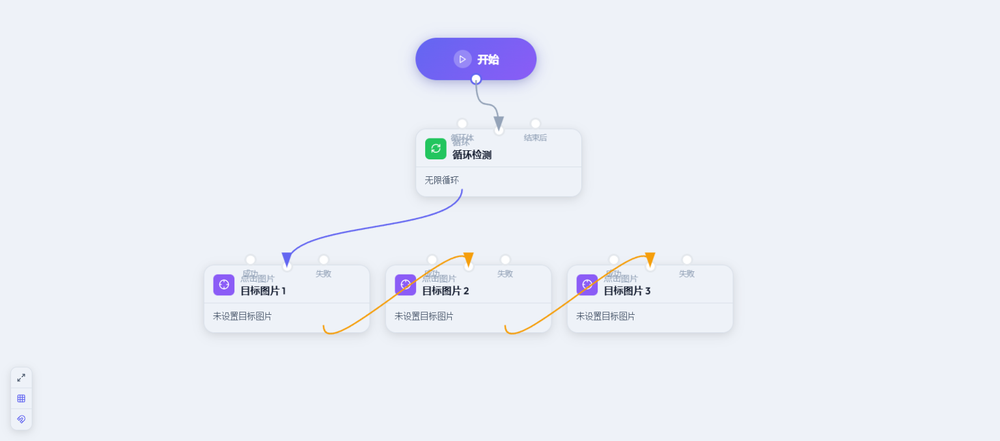
#> input picture .playwright-mcp/page-2026-06-03T07-35-34-564Z.png, 1000 x 441 px, shrunk from 1536 x 678 before the run
$ python -i visual_regions.py   (imports and definitions only)
#> lines starting #> are read from the running program, lines starting #| are printed output that depends on the picture; after the words box and inside, x2 and y2 are one past the last pixel; in counts of white or black regions, pixels touching at a corner belong together
"""Application-neutral grounding for visibly bounded interaction regions.

Semantic vision models are good at selecting *which* cell, slot, signature
box, or canvas pane is relevant, but their whole-frame coordinates are too
coarse for physical input.  This module turns that coarse region into a
current-frame boundary proof.  It intentionally knows nothing about games,
applications, labels, colours, or fixed screen positions.
"""
from __future__ import annotations

import math
from pathlib import Path
from typing import Any

import cv2
import numpy as np


def inventory_visible_regions(
    image_or_path: np.ndarray | str | Path,
    allowed_bounds: list[float] | None = None,
    *,
    max_regions: int = 48,
) -> list[dict[str, Any]]:
    """Return current-pixel bounded objects a semantic planner can reference.

    This is deliberately a geometric inventory, not an application or game
    detector.  It exposes closed shapes and strongly bounded rectangles plus
    peer-layout ranks; the semantic model still decides which visible object
    satisfies the task.  Stable ids let the typed plan bind to local pixels
    instead of treating model-estimated coordinates as execution evidence.
    """
#> called with max_regions = 48
    image = (
        image_or_path
        if isinstance(image_or_path, np.ndarray)
        else cv2.imread(str(image_or_path), cv2.IMREAD_COLOR)
    )
#> image is the input picture: shape (441, 1000, 3); mean B, G, R 246.4, 238.7, 235
    if image is None or image.size == 0:
        return []
    height, width = image.shape[:2]
    allowed = _pixel_box(
        list(allowed_bounds or [0.0, 0.0, 1000.0, 1000.0]),
        width,
        height,
    )
    roi = image[allowed[1]:allowed[3], allowed[0]:allowed[2]]
    if roi.size == 0:
        return []
    gray = cv2.cvtColor(roi, cv2.COLOR_BGR2GRAY)
    blurred = cv2.GaussianBlur(gray, (3, 3), 0)
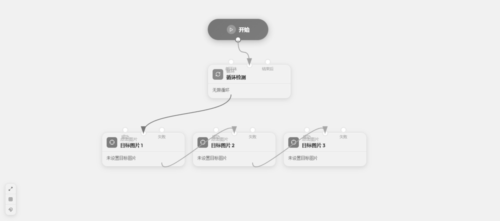
#> blurred: shape (441, 1000) (shown at 1/2 size); min 57, max 255, mean 238
    median = float(np.median(blurred))
#> median = 241
    low = max(24, min(96, int(round(median * 0.28))))
#> low = 67
    high = max(low + 28, min(192, int(round(median * 0.64))))
#> high = 154
    raw_edges = cv2.Canny(blurred, low, high)
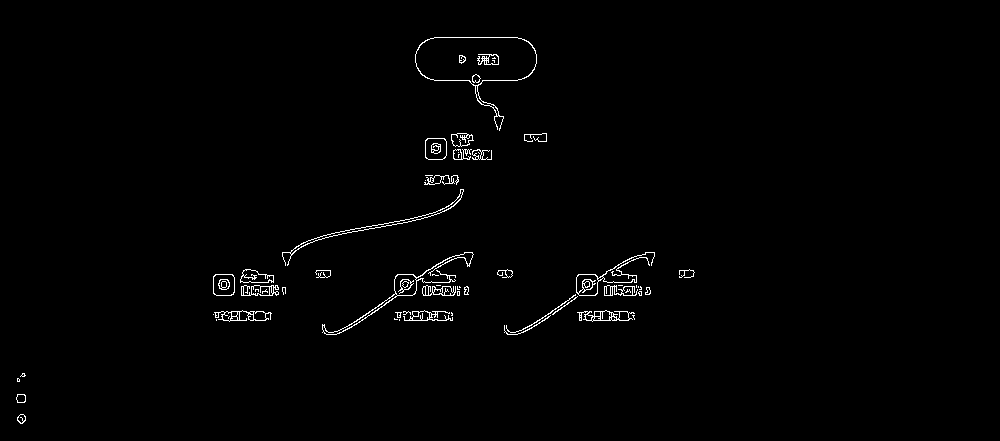
#> raw_edges: shape (441, 1000); 1.1% white in thin lines or dots, all inside (x1, y1, x2, y2) = (16, 37, 695, 424)
    edges = cv2.morphologyEx(
        raw_edges, cv2.MORPH_CLOSE, np.ones((3, 3), dtype=np.uint8),
    )
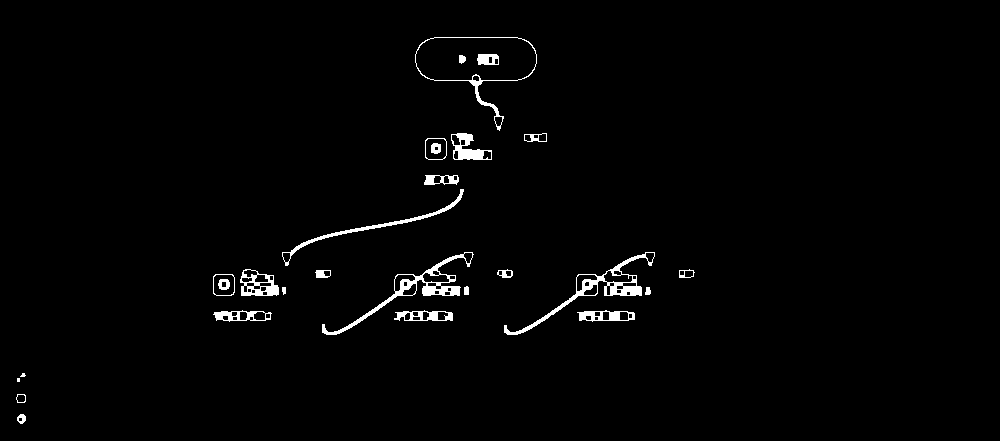
#> edges: shape (441, 1000); 1.6% white; 27 white regions (2 under 20 px)
    contours, _ = cv2.findContours(
        edges, cv2.RETR_TREE, cv2.CHAIN_APPROX_SIMPLE,
    )
#> contours = 109 contours, 23 with area under 20; largest, box (x1, y1, x2, y2) and area: (415, 37, 537, 131) 5054, (415, 37, 537, 81) 4740, (504, 252, 655, 335) 1658, (322, 252, 474, 335) 1600, (240, 269, 279, 296) 762
    allowed_width = max(1, allowed[2] - allowed[0])
    allowed_height = max(1, allowed[3] - allowed[1])
    candidates: list[dict[str, Any]] = []
    for contour in contours:
        x, y, candidate_width, candidate_height = cv2.boundingRect(contour)
        if (
            candidate_width < 22
            or candidate_height < 22
            or candidate_width > allowed_width * 0.96
            or candidate_height > allowed_height * 0.94
            or candidate_width * candidate_height
            > allowed_width * allowed_height * 0.35
        ):
            continue
        box = (
            allowed[0] + x,
            allowed[1] + y,
            allowed[0] + x + candidate_width,
            allowed[1] + y + candidate_height,
        )
        contour_area = float(cv2.contourArea(contour))
        fill_ratio = contour_area / max(
            1.0, float(candidate_width * candidate_height),
        )
        perimeter = float(cv2.arcLength(contour, True))
        circularity = (
            4.0 * math.pi * contour_area / max(1.0, perimeter * perimeter)
        )
        local_right = x + candidate_width - 1
        local_bottom = y + candidate_height - 1
        side_coverage = [
            _line_coverage(
                edges, horizontal=True, fixed=y,
                start=x, end=x + candidate_width,
            ),
            _line_coverage(
                edges, horizontal=True, fixed=local_bottom,
                start=x, end=x + candidate_width,
            ),
            _line_coverage(
                edges, horizontal=False, fixed=x,
                start=y, end=y + candidate_height,
            ),
            _line_coverage(
                edges, horizontal=False, fixed=local_right,
                start=y, end=y + candidate_height,
            ),
        ]
        boundary_support = float(sum(side_coverage) / len(side_coverage))
        aspect = float(candidate_width) / max(1.0, float(candidate_height))
        rectangular = bool(
            fill_ratio >= 0.70
            and boundary_support >= 0.60
            and min(side_coverage) >= 0.38
        )
        closed_shape = bool(
            0.45 <= fill_ratio <= 0.94
            and 0.45 <= circularity <= 1.15
            and 0.45 <= aspect <= 2.2
        )
        if not rectangular and not closed_shape:
            continue
        shape = "rectangular_boundary" if rectangular else "closed_shape"
        score = (
            0.50 * boundary_support + 0.35 * min(1.0, fill_ratio) + 0.15
            if rectangular
            else 0.60 * min(1.0, circularity) + 0.40 * fill_ratio
        )
        candidates.append({
            "pixel_box": box,
            "shape": shape,
            "score": float(score),
            "boundary_support": float(boundary_support),
            "fill_ratio": float(fill_ratio),
            "circularity": float(circularity),
        })
#> this loop made 109 passes
#> (x, y, candidate_width, candidate_height) on passes 1, 2, 3, 4, 6, 7, 8, 9: (17, 414, 9, 10), (18, 417, 5, 5), (16, 394, 10, 9), (16, 394, 10, 9), (20, 373, 6, 4), (577, 310, 58, 12), (594, 316, 5, 5), (585, 315, 7, 6)
#> after the loop, candidates = 6 items

    # Drop zones, selection frames, crop boxes, and many direct-manipulation
    # surfaces deliberately use dashed or otherwise interrupted borders.  A
    # contour of each individual dash cannot prove the containing region, so
    # bridge short collinear gaps in both axes and then require the proposed
    # rectangle to be supported on *all four sides by the original pixels*.
    # The bridge only proposes geometry; it is never accepted as evidence by
    # itself.  This remains application-, colour-, label-, and task-neutral.
    candidates.extend(_fragmented_rectangular_boundaries(
        raw_edges,
        allowed=allowed,
        allowed_width=allowed_width,
        allowed_height=allowed_height,
    ))

    # Edge contours commonly describe both sides of the same thick border.
    # Keep one physical object without collapsing a genuinely smaller child
    # control at the same centre.
    candidates.sort(key=lambda item: item["score"], reverse=True)
    unique: list[dict[str, Any]] = []
    for candidate in candidates:
        duplicate = next((
            item for item in unique
            if (
                _iou(item["pixel_box"], candidate["pixel_box"]) >= 0.82
                or _same_outline_object(
                    item["pixel_box"], candidate["pixel_box"],
                )
            )
        ), None)
        if duplicate is None:
            unique.append(candidate)
        elif candidate["score"] > duplicate["score"]:
            unique[unique.index(duplicate)] = candidate

    # Prefer task-sized objects over whole-window containers when the inventory
    # must be capped, then assign deterministic ids in visual reading order.
    unique.sort(key=lambda item: (
        (item["pixel_box"][2] - item["pixel_box"][0])
        * (item["pixel_box"][3] - item["pixel_box"][1]),
        item["pixel_box"][1],
        item["pixel_box"][0],
    ))
    unique = unique[:max(1, int(max_regions))]
    unique.sort(key=lambda item: (
        item["pixel_box"][1], item["pixel_box"][0],
        (item["pixel_box"][2] - item["pixel_box"][0])
        * (item["pixel_box"][3] - item["pixel_box"][1]),
    ))
    inventory: list[dict[str, Any]] = []
    for index, candidate in enumerate(unique, start=1):
        box = candidate["pixel_box"]
        bounds = _normalized_box(box, width, height)
        inventory.append({
            "candidate_id": f"visible-region-{index:02d}",
            "bounds": bounds,
            "center": [
                round((bounds[0] + bounds[2]) / 2.0, 3),
                round((bounds[1] + bounds[3]) / 2.0, 3),
            ],
            "shape": candidate["shape"],
            "pixel_size": [
                int(box[2] - box[0]), int(box[3] - box[1]),
            ],
            "boundary_support": round(
                float(candidate["boundary_support"]), 6,
            ),
            "shape_score": round(float(candidate["score"]), 6),
        })

    # Equal-sized peers are useful across grids, toolbars, galleries, forms,
    # and games.  Rank positions without assigning any domain meaning.
    groups: list[list[int]] = []
    for index, item in enumerate(inventory):
        width_px, height_px = item["pixel_size"]
        placed = False
        for group in groups:
            exemplar = inventory[group[0]]["pixel_size"]
            if (
                0.80 <= width_px / max(1, exemplar[0]) <= 1.25
                and 0.80 <= height_px / max(1, exemplar[1]) <= 1.25
            ):
                group.append(index)
                placed = True
                break
        if not placed:
            groups.append([index])
    peer_number = 0
    for group in groups:
        if len(group) < 2:
            continue
        peer_number += 1
        ordered_rows = sorted(group, key=lambda i: (
            inventory[i]["center"][1], inventory[i]["center"][0],
        ))
        ordered_columns = sorted(group, key=lambda i: (
            inventory[i]["center"][0], inventory[i]["center"][1],
        ))
        median_width = float(np.median([
            inventory[index]["pixel_size"][0] for index in group
        ]))
        median_height = float(np.median([
            inventory[index]["pixel_size"][1] for index in group
        ]))

        def axis_clusters(axis: int, tolerance: float) -> dict[int, int]:
            result: dict[int, int] = {}
            clusters: list[list[int]] = []
            for item_index in sorted(
                group, key=lambda value: inventory[value]["center"][axis],
            ):
                coordinate = float(inventory[item_index]["center"][axis])
                if not clusters:
                    clusters.append([item_index])
                    continue
                previous = clusters[-1]
                previous_center = float(np.mean([
                    inventory[value]["center"][axis] for value in previous
                ]))
                if abs(coordinate - previous_center) <= tolerance:
                    previous.append(item_index)
                else:
                    clusters.append([item_index])
            for rank, cluster in enumerate(clusters, start=1):
                for item_index in cluster:
                    result[item_index] = rank
            return result

        row_indices = axis_clusters(1, max(4.0, median_height * 0.40))
        column_indices = axis_clusters(0, max(4.0, median_width * 0.40))
        for index in group:
            inventory[index].update({
                "peer_group": f"peer-set-{peer_number:02d}",
                "peer_count": len(group),
                "row_index": row_indices[index],
                "column_index": column_indices[index],
                "row_major_rank": ordered_rows.index(index) + 1,
                "column_major_rank": ordered_columns.index(index) + 1,
            })
    return inventory


def _pixel_box(
    bounds: list[float], width: int, height: int,
) -> tuple[int, int, int, int]:
    left, top, right, bottom = [float(value) for value in bounds]
    return (
        max(0, min(width - 1, int(math.floor(left / 1000.0 * width)))),
        max(0, min(height - 1, int(math.floor(top / 1000.0 * height)))),
        max(1, min(width, int(math.ceil(right / 1000.0 * width)))),
        max(1, min(height, int(math.ceil(bottom / 1000.0 * height)))),
    )


def _normalized_box(
    box: tuple[int, int, int, int], width: int, height: int,
) -> list[float]:
    return [
        round(box[0] / max(1, width) * 1000.0, 3),
        round(box[1] / max(1, height) * 1000.0, 3),
        round(box[2] / max(1, width) * 1000.0, 3),
        round(box[3] / max(1, height) * 1000.0, 3),
    ]


def _intersection_area(
    first: tuple[int, int, int, int], second: tuple[int, int, int, int],
) -> int:
    return max(0, min(first[2], second[2]) - max(first[0], second[0])) * max(
        0, min(first[3], second[3]) - max(first[1], second[1]),
    )


def _iou(
    first: tuple[int, int, int, int], second: tuple[int, int, int, int],
) -> float:
    intersection = float(_intersection_area(first, second))
    first_area = float(max(0, first[2] - first[0]) * max(0, first[3] - first[1]))
    second_area = float(max(0, second[2] - second[0]) * max(0, second[3] - second[1]))
    return intersection / max(1.0, first_area + second_area - intersection)


def _same_outline_object(
    first: tuple[int, int, int, int],
    second: tuple[int, int, int, int],
) -> bool:
    """Recognize inner/outer contours of one similarly sized outline."""
    first_width = max(1, first[2] - first[0])
    first_height = max(1, first[3] - first[1])
    second_width = max(1, second[2] - second[0])
    second_height = max(1, second[3] - second[1])
    width_ratio = min(first_width, second_width) / max(first_width, second_width)
    height_ratio = min(first_height, second_height) / max(first_height, second_height)
    if width_ratio < 0.72 or height_ratio < 0.72:
        return False
    intersection = float(_intersection_area(first, second))
    smaller_area = float(min(
        first_width * first_height,
        second_width * second_height,
    ))
    if intersection / max(1.0, smaller_area) < 0.90:
        return False
    first_center = ((first[0] + first[2]) / 2.0, (first[1] + first[3]) / 2.0)
    second_center = ((second[0] + second[2]) / 2.0, (second[1] + second[3]) / 2.0)
    return math.hypot(
        first_center[0] - second_center[0],
        first_center[1] - second_center[1],
    ) <= max(2.0, min(first_width, first_height, second_width, second_height) * 0.20)


def _line_coverage(
    edge_mask: np.ndarray,
    *,
    horizontal: bool,
    fixed: int,
    start: int,
    end: int,
    tolerance: int = 2,
) -> float:
    hits = 0
    samples = max(1, end - start)
    for moving in range(start, end):
        found = False
        for delta in range(-tolerance, tolerance + 1):
            x = moving if horizontal else fixed + delta
            y = fixed + delta if horizontal else moving
            if (
                0 <= x < edge_mask.shape[1]
                and 0 <= y < edge_mask.shape[0]
                and edge_mask[y, x] != 0
            ):
                found = True
                break
        hits += int(found)
    return float(hits) / float(samples)


def _fragmented_rectangular_boundaries(
    edge_mask: np.ndarray,
    *,
    allowed: tuple[int, int, int, int],
    allowed_width: int,
    allowed_height: int,
) -> list[dict[str, Any]]:
    """Propose interrupted rectangular boundaries with raw-edge proof.

    Morphological bridging makes separated collinear segments discoverable,
    while four-sided coverage measured against ``edge_mask`` prevents the
    synthetic bridge from turning text, a single divider, or scattered marks
    into an interaction region.
    """
#> called with allowed = (0, 0, 1000, 441), allowed_width = 1000, allowed_height = 441
    shorter_axis = max(1, min(int(allowed_width), int(allowed_height)))
    bridge_gap = max(9, min(31, int(round(shorter_axis * 0.015))))
    if bridge_gap % 2 == 0:
        bridge_gap += 1
    horizontal = cv2.morphologyEx(
        edge_mask,
        cv2.MORPH_CLOSE,
        np.ones((3, bridge_gap), dtype=np.uint8),
    )
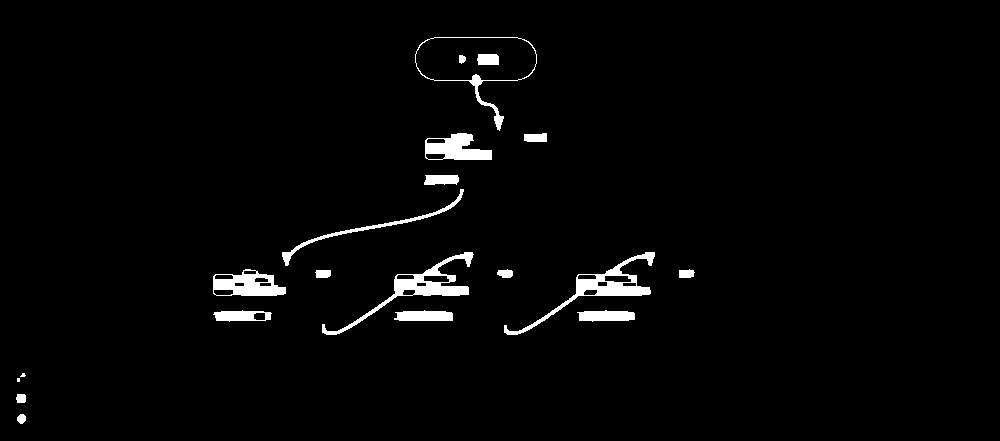
#> horizontal: shape (441, 1000); 2.3% white; 20 white regions (2 under 20 px), largest, box (x1, y1, x2, y2) and area: (322, 252, 474, 335) 1753, (504, 252, 655, 335) 1743, (213, 269, 286, 296) 1178
    vertical = cv2.morphologyEx(
        edge_mask,
        cv2.MORPH_CLOSE,
        np.ones((bridge_gap, 3), dtype=np.uint8),
    )
#> vertical: shape (441, 1000); 2.3% white; 25 white regions (2 under 20 px), largest, box (x1, y1, x2, y2) and area: (322, 252, 474, 335) 1799, (504, 252, 655, 335) 1706, (240, 269, 279, 296) 832
    bridged = cv2.bitwise_or(horizontal, vertical)
#> bridged: shape (441, 1000); 2.5% white; 20 white regions (2 under 20 px), largest, box (x1, y1, x2, y2) and area: (322, 252, 474, 335) 2074, (504, 252, 655, 335) 2032, (213, 269, 286, 296) 1412
#> (the rest of the program and of its run is left out)
